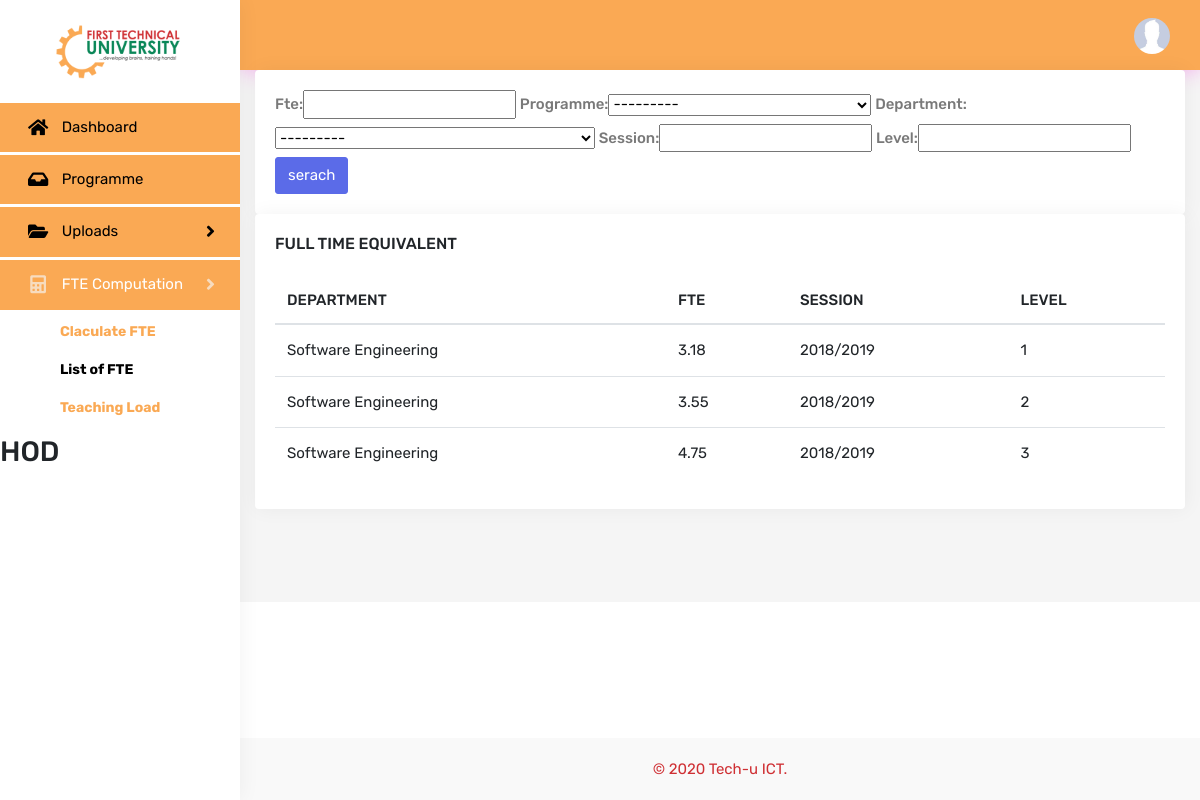
The app's page /fte/ (signed in) with its own data.
### computation/models.py (models this page shows, shortened)
class Staff(models.Model):
    user = models.OneToOneField(
        User, on_delete=models.CASCADE, null=True, blank=True)
    name = models.CharField(max_length=200, null=True)
    staff_No = models.CharField(max_length=200, null=True)
    programme = models.ForeignKey(
        Programme, on_delete=models.CASCADE, null=True)
    faculty = models.ForeignKey(Faculty, on_delete=models.CASCADE, null=True)
    phone = models.CharField(max_length=200, null=True)
    email = models.CharField(max_length=200, null=True)
    profile_pic = models.ImageField(
        default='defult.jpg', null=True, blank=True)
    date_created = models.DateTimeField(auto_now_add=True, null=True)

class FTE(models.Model):
    fte = models.DecimalField(default=0, max_digits=20,
                              decimal_places=2, null=True, blank=True)
    CiNi = models.DecimalField(
        default=0, max_digits=20, decimal_places=2, null=True, blank=True)
    l = models.IntegerField(default=0, null=True, blank=True)
    programme = models.ForeignKey(
        Programme, null=True, blank=True, on_delete=models.CASCADE)
    department = models.ForeignKey(
        Department, null=True, blank=True, on_delete=models.CASCADE)
    faculty = models.ForeignKey(
        Faculty, null=True, blank=True, on_delete=models.CASCADE)
    level = models.IntegerField(default=0, null=True, blank=True)
    session = models.CharField(max_length=200, null=True)

class Programme(models.Model):
    name = models.CharField(max_length=200, null=True, blank=True)
    def __str__(self):
        return self.name

### computation/views.py (the view)
# urls.py: path('fte/', views.ftepage, name='ftepage'),
@login_required(login_url='login')
def ftepage(request):
    fte = FTE.objects.all()
    fteCount = FTE.objects.all().count()
    if request.user.groups.all()[0].name == 'HOD':
        d = Department.objects.filter(programme=request.user.staff.programme)
        fte = FTE.objects.filter(department__id__in=d)
    if request.user.groups.all()[0].name == 'DEEN':
        f = request.user.staff.faculty
        fte = FTE.objects.filter(faculty=f)
    myfilters = fteFilters(request.GET, queryset=fte)
    fte = myfilters.qs
    context = {
        'fte': fte,
        'myfilters': myfilters
    }
    return render(request, 'computation/ftepage.html', context)

### computation/models.py (called while the page is built)
    def __str__(self):
        return self.name

### computation/templates/computation/ftepage.html
{% extends 'computation/main.html' %}
{% block content %}
<div class="row">
    <div class="col-md">
        <div class="card card-body">
            <form action="" method="get">
                {{myfilters.form}}
                <button class="btn btn-primary" type="submit">serach</button>
            </form>
        </div>
    </div>
</div>
<div class="row">
    <div class="col-md-12 col-lg-12 col-xl-12 align-self-center">
        <div class="card bg-white m-b-30">
            <div class="card-body new-user">
                <h5 class="header-title mb-4 mt-0">FULL TIME EQUIVALENT</h5>
                <div class="table-responsive">
                    <table class="table table-hover">
                        <thead>
                            <tr>
                                <th class="border-top-0" >DEPARTMENT</th>
                                <th class="border-top-0" >FTE</th>
                                <th class="border-top-0" >SESSION</th>
                                <th class="border-top-0">LEVEL</th>
                            </tr>
                        </thead>
                        <tbody>
                            {% for fte in fte %}
                            <tr>
                                <td>{{ fte.programme}}</td>
                                <td>{{ fte.fte}}</td>
                                <td>{{ fte.session}}</td>
                                <td>{{ fte.level}}</td>
                            </tr>
                               {% endfor %}
                        </tbody>
                    </table>
                </div>
            </div>
        </div>
    </div>
{% endblock %}

### computation/templates/computation/leftSideBar.html (shortened to what this page needs)
{% load static %}
<div class="left side-menu">
    <div class="topbar-left">
        <div class="text-center">
            <a href="{% url 'dashboard' %}" class="logo"><img src="{% static 'images/techu_logo.png' %}" height="55" alt="logo"></a>
        </div>
    </div>
    <div class="sidebar-inner slimscrollleft">
        <div id="sidebar-menu">
            <ul>
                {% ifequal  request.user.groups.all.0.name "HOD" %}
                <li>
                    <a href="{% url 'dashboard' %}" class="waves-effect">
                        <i class="fas fa-home"></i>
                        <span> Dashboard</span>
                    </a>
                </li>
                <li>
                    <a href="{% url 'programme' %}" class="waves-effect">
                        <i class="fas fa-inbox"></i>
                        <span>Programme</span>
                    </a>
                </li>
                <li class="has_sub">
                    <a href="javascript:void(0);" class="waves-effect"><i class="fas fa-folder-open"></i><span> Uploads </span>
                        <span class="float-right"><i class="fas fa-angle-right"></i></span></a>
                </li>
                <li class="has_sub">
                    <a href="javascript:void(0);" class="waves-effect"><i class="fas fa-calculator"></i><span> FTE Computation </span> <span class="float-right"><i class="fas fa-angle-right"></i></span></a>
                    <ul class="list-unstyled">
                        <li><a href="{% url 'calculation' %}">Claculate FTE </a></li>
                        <li><a href="{% url 'ftepage' %}">List of FTE </a></li>
                        <li><a href="{% url 'Teaching' %}">Teaching Load</a></li>
                    </ul>
                </li>
                {% endifequal %}
                <h3>{{request.user.groups.all.0.name}}</h3>
        </div>
    </div>
</div>

### computation/templates/computation/topBar.html (shortened to what this page needs)
<div class="topbar">
    <nav class="navbar-custom">
        <ul class="list-inline float-right mb-0">
            <li class="list-inline-item dropdown notification-list">
                <a class="nav-link dropdown-toggle arrow-none waves-effect nav-user" data-toggle="dropdown" href="#" role="button"
                   aria-haspopup="false" aria-expanded="false">
                    <img src="{{request.user.staff.profile_pic.url}}" alt="user" class="rounded-circle">
                </a>
            </li>
        </ul>
        <div class="clearfix"></div>
    </nav>
</div>

### static/css/style.css (style rules this page uses)
body { background: #f5f5f5; font-family: "Rubik", sans-serif; margin: 0; font-size: 15px; }
html { overflow-x: hidden; position: relative; min-height: 100%; background: #ffffff; }
h1, h2, h3, h4, h5, h6 { margin: 10px 0; }
h3 { line-height: 30px; }
* { outline: none !important; }
.bg-white { background-color: #ffffff !important; }
.m-b-30 { margin-bottom: 30px; }
.header-title { font-size: 16px; }
.waves-effect { position: relative; cursor: pointer; display: inline-block; overflow: hidden; -webkit-user-select: none; -moz-user-select: none; -ms-user-select: none; user-select: none; -webkit-tap-highlight-color: transparent; vertical-align: middle; z-index: 1; will-change: opacity, transform; -webkit-transition: all 0.3s ease-out; transition: all 0.3s ease-out; }
.btn { border-radius: 3px; font-size: 15px; }
.btn-primary, .btn-success, .btn-info, .btn-warning, .btn-danger, .btn-dark { color: #ffffff; }
.btn-primary { background-color: #5b6be8; border: 1px solid #5b6be8; }
.card { border: none; -webkit-box-shadow: 1px 0px 20px rgba(0, 0, 0, 0.05); box-shadow: 1px 0px 20px rgba(0, 0, 0, 0.05); }
.table { margin-bottom: 10px; }
th { font-weight: 500; }
.table > tbody > tr > td, .table > tfoot > tr > td, .table > thead > tr > td { padding: 14px 12px; vertical-align: middle; }
label { font-weight: 500; color: #797979; }
.logo { color: #2d3b48 !important; font-size: 20px; font-weight: 700; letter-spacing: .03em; line-height: 100px; text-transform: uppercase; }
.navbar-custom { background-color: #FAA954; border: none; margin: -20px -25px 0 -25px; -webkit-box-shadow: 1px 0px 20px #f5a9ed; box-shadow: 1px 0px 20px #f5a9ed; }
.notification-list { margin: 0 !important; }
.notification-list .nav-link { padding: 0 15px; line-height: 70px; }
.nav-user { margin: 0 15px 0 0; }
.nav-user img { height: 36px; width: 36px; }
.arrow-none:after { border: none; margin: 0; display: none; }
.side-menu { bottom: 0; top: 0; width: 240px; -webkit-transition: all 0.4s ease-in-out; transition: all 0.4s ease-in-out; background: #ffffff; position: absolute; z-index: 99; -webkit-box-shadow: 1px 0px 20px rgba(0, 0, 0, 0.05); box-shadow: 1px 0px 20px rgba(0, 0, 0, 0.05); }
body.fixed-left .side-menu.left { bottom: 50px; height: 100%; margin-bottom: -70px; margin-top: 0; padding-bottom: 70px; position: fixed; }
.sidebar-inner { height: 100%; }
#sidebar-menu, #sidebar-menu ul, #sidebar-menu li, #sidebar-menu a { border: 0; font-weight: normal; line-height: 1; list-style: none; margin: 0; padding: 0; position: relative; text-decoration: none; }
#sidebar-menu { background-color: #ffffff; padding-bottom: 50px; width: 100%; }
#sidebar-menu ul ul { display: none; }
#sidebar-menu ul ul li { border-top: 0; }
#sidebar-menu ul ul li.active a { color: #000000; }
#sidebar-menu ul ul a { font-weight: bold; color: #FAA954; display: block; padding: 12px 25px 12px 60px; font-size: 14px; }
#sidebar-menu > ul > li > a { color: #000000; display: block; padding: 16px 25px; margin: 3px 0; background-color: #FAA954; }
#sidebar-menu > ul > li > a span i { font-size: 18px; line-height: 16px; }
#sidebar-menu > ul > li.nav-active > a { background-color: #ffa341; }
#sidebar-menu > ul > li > a > span { vertical-align: middle; }
#sidebar-menu > ul > li > a > i { display: inline-block; font-size: 18px; line-height: 17px; margin-left: 3px; margin-right: 10px; text-align: center; vertical-align: middle; width: 20px; color: #000000; }
#sidebar-menu > ul > li > a.active { color: #ffffff; background-color: #FAA954; }
#sidebar-menu > ul > li > a.active i { color: #f5f5f5ab; }
#sidebar-menu > ul > li.nav-active > ul { display: block; }

### records on screen
FTE: programme "Software Engineering", fte "3.18", session "2018/2019", level "1"
FTE: programme "Software Engineering", fte "3.55", session "2018/2019", level "2"
FTE: programme "Software Engineering", fte "4.75", session "2018/2019", level "3"

### other values on screen
{{ request.user.groups.all.0.name }} "HOD"
